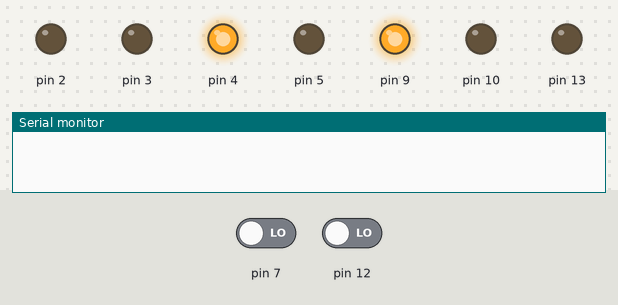
This sketch was run on a simulated Arduino Uno, built with avr-gcc and run on an emulated ATmega328P. On the bench: output pins drawn as LEDs (lit = HIGH), the last lines printed to the serial monitor. Inputs (shaded band) come from the test bench; at power-on: pin 7 LOW, pin 12 LOW.

Above: at 0.05 s.
At 9.35 s:
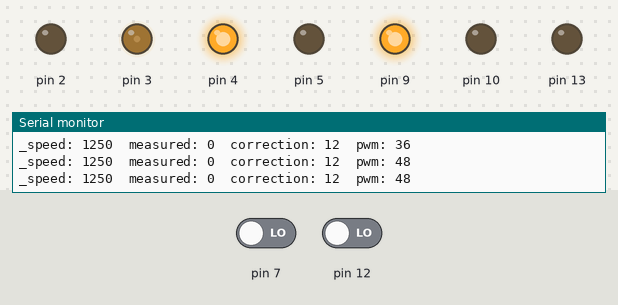
At 10.6 s:
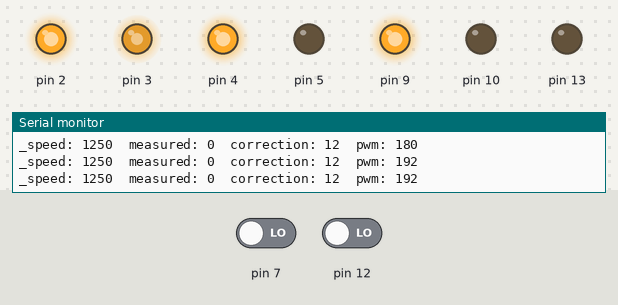
At 11.95 s:
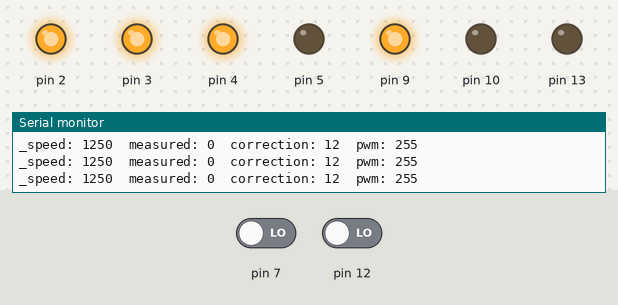
Timing chart, 0 to 15.6 s (numbered marks = the images above):
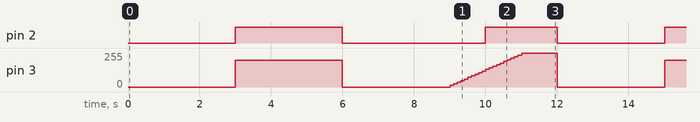

Measured:
- by itself, pin 2: repeats every 12.0 s: LOW 4.0 s, HIGH 2.0 s, LOW 3.0 s, HIGH 3.0 s
- by itself, pin 3: ramps from 0/255 to 255/255 and jumps back, once every 6.0 s

The sketch:

testing_motorControl.ino
```cpp
#include "MC33926MotorShield.h"
MC33926MotorShield motorL(30, 22, 24, 2, 26, 28); //left
MC33926MotorShield motorR(31, 23, 25, 3, 27, 29); //right

#include "Timer.h"
Timer t;

#include "Encoder.h"
Encoder enL(9,10,11,12,13);
Encoder enR(4,5,6,7,8);

#include "MotorController.h"
MotorController mcL(motorL, enL);
MotorController mcR(motorR, enR);

#include "DualMotorController.h"
DualMotorController mc(mcL, mcR);

int testSpeedIndex = 0;
int testSpeedL[] = {0, -1250, 0, 1250};
int testSpeedR[] = {0, 1250, 0, 1250};

void setup() {
   Serial.begin(38400);
   motorL.init();
   motorR.init();
   enL.init();
   enR.init();
   mcL.init();
   mcR.init();
   pinMode(13, OUTPUT);
   t.every(100,test);
   t.every(3000,changeSpeed);
}

int count = 0;

void loop() {
      mc.updateEncoders();
      t.update();
}

void changeSpeed() {
   testSpeedIndex = (testSpeedIndex+1)%4;
   Serial.print("ardNewSpeed: ");
   //Serial.println(testSpeed[testSpeedIndex]);
   mc.setSpeed(testSpeedL[testSpeedIndex], testSpeedR[testSpeedIndex]);
}

void test() {
  //printSpeedData();
  mcL.periodicUpdate(100);
  mcR.periodicUpdate(100);
}

void printSpeedData() {
    Serial.print("\tL_speed: ");
    Serial.print(mcL._speed);
    Serial.print("\tL_speed: ");
    Serial.print(mcR._speed);
    //Serial.print("\tL_cur: ");
    //Serial.print(mcL._currentSpeed);*/
    //Serial.print("L_ind: ");
    //Serial.print(enL.getIndex());
    //Serial.print("\tR_ind: ");
    //Serial.print(enR.getIndex());
    //Serial.print("\tL_lastInd: ");
    //Serial.print(mcL._lastIndex);
    Serial.print("\tL_pmw: ");
    Serial.print(mcL._pwmValue);
    //Serial.print("\tR_req: ");
    //Serial.print(mcR._speed);
    Serial.print("\tR_pmw: ");
    Serial.print(mcR._pwmValue);
    Serial.println();
}
```
